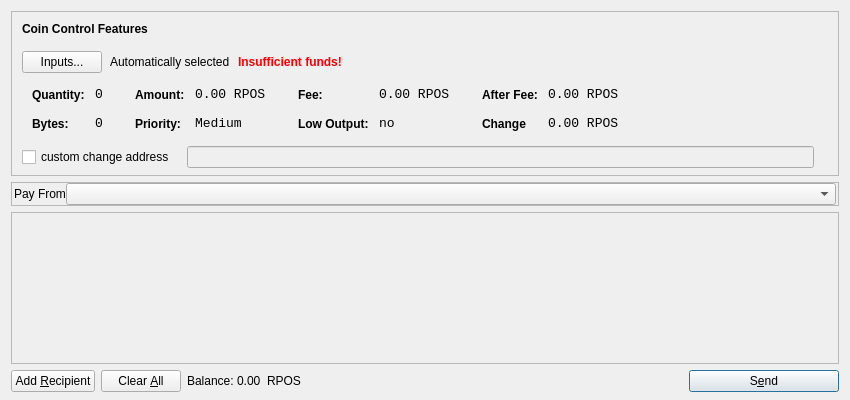
<?xml version="1.0" encoding="UTF-8"?>
<ui version="4.0">
 <class>SendCoinsDialog</class>
 <widget class="QDialog" name="SendCoinsDialog">
  <property name="geometry">
   <rect>
    <x>0</x>
    <y>0</y>
    <width>850</width>
    <height>400</height>
   </rect>
  </property>
  <property name="windowTitle">
   <string>Send Coins</string>
  </property>
  <layout class="QVBoxLayout" name="verticalLayout" stretch="0,0,1,0">
   <property name="bottomMargin">
    <number>8</number>
   </property>
   <item>
    <widget class="QFrame" name="frameCoinControl">
     <property name="sizePolicy">
      <sizepolicy hsizetype="Expanding" vsizetype="Expanding">
       <horstretch>0</horstretch>
       <verstretch>0</verstretch>
      </sizepolicy>
     </property>
     <property name="maximumSize">
      <size>
       <width>16777215</width>
       <height>16777215</height>
      </size>
     </property>
     <property name="frameShape">
      <enum>QFrame::StyledPanel</enum>
     </property>
     <property name="frameShadow">
      <enum>QFrame::Sunken</enum>
     </property>
     <layout class="QVBoxLayout" name="verticalLayoutCoinControl2">
      <property name="spacing">
       <number>6</number>
      </property>
      <property name="leftMargin">
       <number>0</number>
      </property>
      <property name="topMargin">
       <number>0</number>
      </property>
      <property name="rightMargin">
       <number>0</number>
      </property>
      <property name="bottomMargin">
       <number>6</number>
      </property>
      <item>
       <layout class="QVBoxLayout" name="verticalLayoutCoinControl" stretch="0,0,0,0,1">
        <property name="spacing">
         <number>0</number>
        </property>
        <property name="leftMargin">
         <number>10</number>
        </property>
        <property name="topMargin">
         <number>10</number>
        </property>
        <item>
         <layout class="QHBoxLayout" name="horizontalLayoutCoinControl1">
          <property name="bottomMargin">
           <number>15</number>
          </property>
          <item>
           <widget class="QLabel" name="labelCoinControlFeatures">
            <property name="sizePolicy">
             <sizepolicy hsizetype="Preferred" vsizetype="Maximum">
              <horstretch>0</horstretch>
              <verstretch>0</verstretch>
             </sizepolicy>
            </property>
            <property name="font">
             <font>
              <weight>75</weight>
              <bold>true</bold>
             </font>
            </property>
            <property name="styleSheet">
             <string notr="true">font-weight:bold;</string>
            </property>
            <property name="text">
             <string>Coin Control Features</string>
            </property>
           </widget>
          </item>
         </layout>
        </item>
        <item>
         <layout class="QHBoxLayout" name="horizontalLayoutCoinControl2" stretch="0,0,0,0">
          <property name="spacing">
           <number>8</number>
          </property>
          <property name="bottomMargin">
           <number>10</number>
          </property>
          <item>
           <widget class="QPushButton" name="pushButtonCoinControl">
            <property name="styleSheet">
             <string notr="true"/>
            </property>
            <property name="text">
             <string>Inputs...</string>
            </property>
           </widget>
          </item>
          <item>
           <widget class="QLabel" name="labelCoinControlAutomaticallySelected">
            <property name="text">
             <string>Automatically selected</string>
            </property>
            <property name="margin">
             <number>5</number>
            </property>
           </widget>
          </item>
          <item>
           <widget class="QLabel" name="labelCoinControlInsuffFunds">
            <property name="font">
             <font>
              <weight>75</weight>
              <bold>true</bold>
             </font>
            </property>
            <property name="styleSheet">
             <string notr="true">color:red;font-weight:bold;</string>
            </property>
            <property name="text">
             <string>Insufficient funds!</string>
            </property>
            <property name="margin">
             <number>5</number>
            </property>
           </widget>
          </item>
          <item>
           <spacer name="horizontalSpacerCoinControl">
            <property name="orientation">
             <enum>Qt::Horizontal</enum>
            </property>
            <property name="sizeHint" stdset="0">
             <size>
              <width>40</width>
              <height>1</height>
             </size>
            </property>
           </spacer>
          </item>
         </layout>
        </item>
        <item>
         <widget class="QWidget" name="widgetCoinControl" native="true">
          <property name="sizePolicy">
           <sizepolicy hsizetype="Preferred" vsizetype="Preferred">
            <horstretch>0</horstretch>
            <verstretch>0</verstretch>
           </sizepolicy>
          </property>
          <property name="minimumSize">
           <size>
            <width>0</width>
            <height>0</height>
           </size>
          </property>
          <property name="styleSheet">
           <string notr="true"/>
          </property>
          <layout class="QHBoxLayout" name="horizontalLayoutCoinControl5">
           <property name="leftMargin">
            <number>0</number>
           </property>
           <property name="topMargin">
            <number>0</number>
           </property>
           <property name="rightMargin">
            <number>0</number>
           </property>
           <property name="bottomMargin">
            <number>0</number>
           </property>
           <item>
            <layout class="QHBoxLayout" name="horizontalLayoutCoinControl3" stretch="0,0,0,1">
             <property name="spacing">
              <number>20</number>
             </property>
             <property name="topMargin">
              <number>0</number>
             </property>
             <property name="bottomMargin">
              <number>10</number>
             </property>
             <item>
              <layout class="QFormLayout" name="formLayoutCoinControl1">
               <property name="horizontalSpacing">
                <number>10</number>
               </property>
               <property name="verticalSpacing">
                <number>14</number>
               </property>
               <property name="leftMargin">
                <number>10</number>
               </property>
               <property name="topMargin">
                <number>4</number>
               </property>
               <property name="rightMargin">
                <number>6</number>
               </property>
               <item row="0" column="0">
                <widget class="QLabel" name="labelCoinControlQuantityText">
                 <property name="styleSheet">
                  <string notr="true">font-weight:bold;</string>
                 </property>
                 <property name="text">
                  <string>Quantity:</string>
                 </property>
                 <property name="margin">
                  <number>0</number>
                 </property>
                </widget>
               </item>
               <item row="0" column="1">
                <widget class="QLabel" name="labelCoinControlQuantity">
                 <property name="font">
                  <font>
                   <family>Monospace</family>
                   <pointsize>10</pointsize>
                  </font>
                 </property>
                 <property name="cursor">
                  <cursorShape>IBeamCursor</cursorShape>
                 </property>
                 <property name="contextMenuPolicy">
                  <enum>Qt::ActionsContextMenu</enum>
                 </property>
                 <property name="text">
                  <string>0</string>
                 </property>
                 <property name="margin">
                  <number>0</number>
                 </property>
                 <property name="textInteractionFlags">
                  <set>Qt::LinksAccessibleByMouse|Qt::TextSelectableByKeyboard|Qt::TextSelectableByMouse</set>
                 </property>
                </widget>
               </item>
               <item row="1" column="0">
                <widget class="QLabel" name="labelCoinControlBytesText">
                 <property name="styleSheet">
                  <string notr="true">font-weight:bold;</string>
                 </property>
                 <property name="text">
                  <string>Bytes:</string>
                 </property>
                </widget>
               </item>
               <item row="1" column="1">
                <widget class="QLabel" name="labelCoinControlBytes">
                 <property name="font">
                  <font>
                   <family>Monospace</family>
                   <pointsize>10</pointsize>
                  </font>
                 </property>
                 <property name="cursor">
                  <cursorShape>IBeamCursor</cursorShape>
                 </property>
                 <property name="contextMenuPolicy">
                  <enum>Qt::ActionsContextMenu</enum>
                 </property>
                 <property name="text">
                  <string>0</string>
                 </property>
                 <property name="textInteractionFlags">
                  <set>Qt::LinksAccessibleByMouse|Qt::TextSelectableByKeyboard|Qt::TextSelectableByMouse</set>
                 </property>
                </widget>
               </item>
              </layout>
             </item>
             <item>
              <layout class="QFormLayout" name="formLayoutCoinControl2">
               <property name="horizontalSpacing">
                <number>10</number>
               </property>
               <property name="verticalSpacing">
                <number>14</number>
               </property>
               <property name="leftMargin">
                <number>6</number>
               </property>
               <property name="topMargin">
                <number>4</number>
               </property>
               <property name="rightMargin">
                <number>6</number>
               </property>
               <item row="0" column="0">
                <widget class="QLabel" name="labelCoinControlAmountText">
                 <property name="styleSheet">
                  <string notr="true">font-weight:bold;</string>
                 </property>
                 <property name="text">
                  <string>Amount:</string>
                 </property>
                 <property name="margin">
                  <number>0</number>
                 </property>
                </widget>
               </item>
               <item row="0" column="1">
                <widget class="QLabel" name="labelCoinControlAmount">
                 <property name="font">
                  <font>
                   <family>Monospace</family>
                   <pointsize>10</pointsize>
                  </font>
                 </property>
                 <property name="cursor">
                  <cursorShape>IBeamCursor</cursorShape>
                 </property>
                 <property name="contextMenuPolicy">
                  <enum>Qt::ActionsContextMenu</enum>
                 </property>
                 <property name="text">
                  <string>0.00 RPOS</string>
                 </property>
                 <property name="textInteractionFlags">
                  <set>Qt::LinksAccessibleByMouse|Qt::TextSelectableByKeyboard|Qt::TextSelectableByMouse</set>
                 </property>
                </widget>
               </item>
               <item row="1" column="0">
                <widget class="QLabel" name="labelCoinControlPriorityText">
                 <property name="styleSheet">
                  <string notr="true">font-weight:bold;</string>
                 </property>
                 <property name="text">
                  <string>Priority:</string>
                 </property>
                </widget>
               </item>
               <item row="1" column="1">
                <widget class="QLabel" name="labelCoinControlPriority">
                 <property name="font">
                  <font>
                   <family>Monospace</family>
                   <pointsize>10</pointsize>
                  </font>
                 </property>
                 <property name="cursor">
                  <cursorShape>IBeamCursor</cursorShape>
                 </property>
                 <property name="contextMenuPolicy">
                  <enum>Qt::ActionsContextMenu</enum>
                 </property>
                 <property name="text">
                  <string>Medium</string>
                 </property>
                 <property name="textInteractionFlags">
                  <set>Qt::LinksAccessibleByMouse|Qt::TextSelectableByKeyboard|Qt::TextSelectableByMouse</set>
                 </property>
                </widget>
               </item>
              </layout>
             </item>
             <item>
              <layout class="QFormLayout" name="formLayoutCoinControl3">
               <property name="horizontalSpacing">
                <number>10</number>
               </property>
               <property name="verticalSpacing">
                <number>14</number>
               </property>
               <property name="leftMargin">
                <number>6</number>
               </property>
               <property name="topMargin">
                <number>4</number>
               </property>
               <property name="rightMargin">
                <number>6</number>
               </property>
               <item row="0" column="0">
                <widget class="QLabel" name="labelCoinControlFeeText">
                 <property name="styleSheet">
                  <string notr="true">font-weight:bold;</string>
                 </property>
                 <property name="text">
                  <string>Fee:</string>
                 </property>
                 <property name="margin">
                  <number>0</number>
                 </property>
                </widget>
               </item>
               <item row="0" column="1">
                <widget class="QLabel" name="labelCoinControlFee">
                 <property name="font">
                  <font>
                   <family>Monospace</family>
                   <pointsize>10</pointsize>
                  </font>
                 </property>
                 <property name="cursor">
                  <cursorShape>IBeamCursor</cursorShape>
                 </property>
                 <property name="contextMenuPolicy">
                  <enum>Qt::ActionsContextMenu</enum>
                 </property>
                 <property name="text">
                  <string>0.00 RPOS</string>
                 </property>
                 <property name="textInteractionFlags">
                  <set>Qt::LinksAccessibleByMouse|Qt::TextSelectableByKeyboard|Qt::TextSelectableByMouse</set>
                 </property>
                </widget>
               </item>
               <item row="1" column="0">
                <widget class="QLabel" name="labelCoinControlLowOutputText">
                 <property name="styleSheet">
                  <string notr="true">font-weight:bold;</string>
                 </property>
                 <property name="text">
                  <string>Low Output:</string>
                 </property>
                </widget>
               </item>
               <item row="1" column="1">
                <widget class="QLabel" name="labelCoinControlLowOutput">
                 <property name="font">
                  <font>
                   <family>Monospace</family>
                   <pointsize>10</pointsize>
                  </font>
                 </property>
                 <property name="cursor">
                  <cursorShape>IBeamCursor</cursorShape>
                 </property>
                 <property name="contextMenuPolicy">
                  <enum>Qt::ActionsContextMenu</enum>
                 </property>
                 <property name="text">
                  <string>no</string>
                 </property>
                 <property name="textInteractionFlags">
                  <set>Qt::LinksAccessibleByMouse|Qt::TextSelectableByKeyboard|Qt::TextSelectableByMouse</set>
                 </property>
                </widget>
               </item>
              </layout>
             </item>
             <item>
              <layout class="QFormLayout" name="formLayoutCoinControl4">
               <property name="horizontalSpacing">
                <number>10</number>
               </property>
               <property name="verticalSpacing">
                <number>14</number>
               </property>
               <property name="leftMargin">
                <number>6</number>
               </property>
               <property name="topMargin">
                <number>4</number>
               </property>
               <property name="rightMargin">
                <number>6</number>
               </property>
               <item row="0" column="0">
                <widget class="QLabel" name="labelCoinControlAfterFeeText">
                 <property name="styleSheet">
                  <string notr="true">font-weight:bold;</string>
                 </property>
                 <property name="text">
                  <string>After Fee:</string>
                 </property>
                 <property name="margin">
                  <number>0</number>
                 </property>
                </widget>
               </item>
               <item row="0" column="1">
                <widget class="QLabel" name="labelCoinControlAfterFee">
                 <property name="font">
                  <font>
                   <family>Monospace</family>
                   <pointsize>10</pointsize>
                  </font>
                 </property>
                 <property name="cursor">
                  <cursorShape>IBeamCursor</cursorShape>
                 </property>
                 <property name="contextMenuPolicy">
                  <enum>Qt::ActionsContextMenu</enum>
                 </property>
                 <property name="text">
                  <string>0.00 RPOS</string>
                 </property>
                 <property name="textInteractionFlags">
                  <set>Qt::LinksAccessibleByMouse|Qt::TextSelectableByKeyboard|Qt::TextSelectableByMouse</set>
                 </property>
                </widget>
               </item>
               <item row="1" column="0">
                <widget class="QLabel" name="labelCoinControlChangeText">
                 <property name="styleSheet">
                  <string notr="true">font-weight:bold;</string>
                 </property>
                 <property name="text">
                  <string>Change</string>
                 </property>
                </widget>
               </item>
               <item row="1" column="1">
                <widget class="QLabel" name="labelCoinControlChange">
                 <property name="font">
                  <font>
                   <family>Monospace</family>
                   <pointsize>10</pointsize>
                  </font>
                 </property>
                 <property name="cursor">
                  <cursorShape>IBeamCursor</cursorShape>
                 </property>
                 <property name="contextMenuPolicy">
                  <enum>Qt::ActionsContextMenu</enum>
                 </property>
                 <property name="text">
                  <string>0.00 RPOS</string>
                 </property>
                 <property name="textInteractionFlags">
                  <set>Qt::LinksAccessibleByMouse|Qt::TextSelectableByKeyboard|Qt::TextSelectableByMouse</set>
                 </property>
                </widget>
               </item>
              </layout>
             </item>
            </layout>
           </item>
          </layout>
         </widget>
        </item>
        <item>
         <layout class="QHBoxLayout" name="horizontalLayoutCoinControl4" stretch="0,0,0">
          <property name="spacing">
           <number>12</number>
          </property>
          <property name="sizeConstraint">
           <enum>QLayout::SetDefaultConstraint</enum>
          </property>
          <property name="topMargin">
           <number>5</number>
          </property>
          <property name="rightMargin">
           <number>5</number>
          </property>
          <item>
           <widget class="QCheckBox" name="checkBoxCoinControlChange">
            <property name="text">
             <string>custom change address</string>
            </property>
           </widget>
          </item>
          <item>
           <widget class="QLineEdit" name="lineEditCoinControlChange">
            <property name="enabled">
             <bool>false</bool>
            </property>
            <property name="sizePolicy">
             <sizepolicy hsizetype="Expanding" vsizetype="Fixed">
              <horstretch>0</horstretch>
              <verstretch>0</verstretch>
             </sizepolicy>
            </property>
           </widget>
          </item>
          <item>
           <widget class="QLabel" name="labelCoinControlChangeLabel">
            <property name="sizePolicy">
             <sizepolicy hsizetype="Preferred" vsizetype="Expanding">
              <horstretch>0</horstretch>
              <verstretch>0</verstretch>
             </sizepolicy>
            </property>
            <property name="minimumSize">
             <size>
              <width>0</width>
              <height>0</height>
             </size>
            </property>
            <property name="text">
             <string/>
            </property>
            <property name="margin">
             <number>3</number>
            </property>
           </widget>
          </item>
         </layout>
        </item>
        <item>
         <spacer name="verticalSpacerCoinControl">
          <property name="orientation">
           <enum>Qt::Vertical</enum>
          </property>
          <property name="sizeHint" stdset="0">
           <size>
            <width>800</width>
            <height>1</height>
           </size>
          </property>
         </spacer>
        </item>
       </layout>
      </item>
     </layout>
    </widget>
   </item>
   <item>
    <widget class="QFrame" name="payFromFrame">
     <property name="sizePolicy">
      <sizepolicy hsizetype="Expanding" vsizetype="Preferred">
       <horstretch>0</horstretch>
       <verstretch>0</verstretch>
      </sizepolicy>
     </property>
     <property name="frameShape">
      <enum>QFrame::StyledPanel</enum>
     </property>
     <property name="frameShadow">
      <enum>QFrame::Sunken</enum>
     </property>
     <layout class="QHBoxLayout" name="horizontalLayout_7">
      <property name="leftMargin">
       <number>2</number>
      </property>
      <property name="topMargin">
       <number>0</number>
      </property>
      <property name="rightMargin">
       <number>2</number>
      </property>
      <property name="bottomMargin">
       <number>0</number>
      </property>
      <item>
       <layout class="QHBoxLayout" name="horizontalLayout_5" stretch="0,1">
        <property name="spacing">
         <number>0</number>
        </property>
        <item>
         <widget class="QLabel" name="label_3">
          <property name="text">
           <string>Pay From</string>
          </property>
         </widget>
        </item>
        <item>
         <widget class="QComboBox" name="payFrom">
          <property name="sizePolicy">
           <sizepolicy hsizetype="Expanding" vsizetype="Fixed">
            <horstretch>0</horstretch>
            <verstretch>0</verstretch>
           </sizepolicy>
          </property>
         </widget>
        </item>
       </layout>
      </item>
     </layout>
    </widget>
   </item>
   <item>
    <widget class="QScrollArea" name="scrollArea">
     <property name="widgetResizable">
      <bool>true</bool>
     </property>
     <widget class="QWidget" name="scrollAreaWidgetContents">
      <property name="geometry">
       <rect>
        <x>0</x>
        <y>0</y>
        <width>830</width>
        <height>142</height>
       </rect>
      </property>
      <layout class="QVBoxLayout" name="verticalLayout_2">
       <property name="leftMargin">
        <number>0</number>
       </property>
       <property name="topMargin">
        <number>0</number>
       </property>
       <property name="rightMargin">
        <number>0</number>
       </property>
       <property name="bottomMargin">
        <number>0</number>
       </property>
       <item>
        <layout class="QVBoxLayout" name="entries">
         <property name="spacing">
          <number>6</number>
         </property>
        </layout>
       </item>
       <item>
        <spacer name="verticalSpacer">
         <property name="orientation">
          <enum>Qt::Vertical</enum>
         </property>
         <property name="sizeHint" stdset="0">
          <size>
           <width>20</width>
           <height>40</height>
          </size>
         </property>
        </spacer>
       </item>
      </layout>
     </widget>
    </widget>
   </item>
   <item>
    <layout class="QHBoxLayout" name="horizontalLayout">
     <item>
      <widget class="QPushButton" name="addButton">
       <property name="toolTip">
        <string>Send to multiple recipients at once</string>
       </property>
       <property name="text">
        <string>Add &amp;Recipient</string>
       </property>
       <property name="icon">
        <iconset resource="../bitcoin.qrc">
         <normaloff>:/icons/add</normaloff>:/icons/add</iconset>
       </property>
       <property name="autoDefault">
        <bool>false</bool>
       </property>
      </widget>
     </item>
     <item>
      <widget class="QPushButton" name="clearButton">
       <property name="sizePolicy">
        <sizepolicy hsizetype="Minimum" vsizetype="Fixed">
         <horstretch>0</horstretch>
         <verstretch>0</verstretch>
        </sizepolicy>
       </property>
       <property name="toolTip">
        <string>Remove all transaction fields</string>
       </property>
       <property name="text">
        <string>Clear &amp;All</string>
       </property>
       <property name="icon">
        <iconset resource="../bitcoin.qrc">
         <normaloff>:/icons/remove</normaloff>:/icons/remove</iconset>
       </property>
       <property name="autoRepeatDelay">
        <number>300</number>
       </property>
       <property name="autoDefault">
        <bool>false</bool>
       </property>
      </widget>
     </item>
     <item>
      <layout class="QHBoxLayout" name="horizontalLayout_2">
       <property name="spacing">
        <number>3</number>
       </property>
       <item>
        <widget class="QLabel" name="label">
         <property name="sizePolicy">
          <sizepolicy hsizetype="Preferred" vsizetype="Fixed">
           <horstretch>0</horstretch>
           <verstretch>0</verstretch>
          </sizepolicy>
         </property>
         <property name="text">
          <string>Balance:</string>
         </property>
        </widget>
       </item>
       <item>
        <widget class="QLabel" name="labelBalance">
         <property name="sizePolicy">
          <sizepolicy hsizetype="Preferred" vsizetype="Fixed">
           <horstretch>0</horstretch>
           <verstretch>0</verstretch>
          </sizepolicy>
         </property>
         <property name="cursor">
          <cursorShape>IBeamCursor</cursorShape>
         </property>
         <property name="text">
          <string>0.00  RPOS</string>
         </property>
         <property name="textInteractionFlags">
          <set>Qt::LinksAccessibleByMouse|Qt::TextSelectableByKeyboard|Qt::TextSelectableByMouse</set>
         </property>
        </widget>
       </item>
      </layout>
     </item>
     <item>
      <spacer name="horizontalSpacer">
       <property name="orientation">
        <enum>Qt::Horizontal</enum>
       </property>
       <property name="sizeHint" stdset="0">
        <size>
         <width>40</width>
         <height>20</height>
        </size>
       </property>
      </spacer>
     </item>
     <item>
      <widget class="QPushButton" name="sendButton">
       <property name="minimumSize">
        <size>
         <width>150</width>
         <height>0</height>
        </size>
       </property>
       <property name="toolTip">
        <string>Confirm the send action</string>
       </property>
       <property name="text">
        <string>S&amp;end</string>
       </property>
       <property name="icon">
        <iconset resource="../bitcoin.qrc">
         <normaloff>:/icons/send</normaloff>:/icons/send</iconset>
       </property>
       <property name="default">
        <bool>true</bool>
       </property>
      </widget>
     </item>
    </layout>
   </item>
  </layout>
 </widget>
 <resources>
  <include location="../bitcoin.qrc"/>
 </resources>
 <connections/>
</ui>
